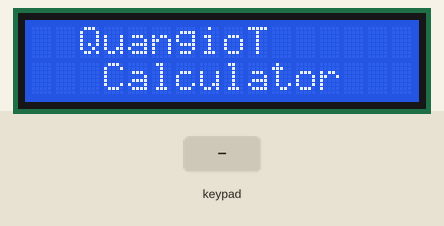
Bench run of a sketch on a simulated Arduino Uno, built with avr-gcc and run on an emulated ATmega328P. On the bench: 16×2 character LCD. The test bench sets the inputs (shaded band).

Above: at 4.6 s.
6.8 s: key '+' pressed
At 7.12 s:
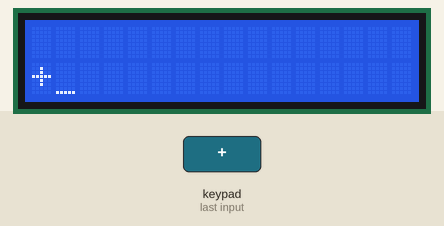
9.0 s: keypad keys 5 4 3 2 * pressed 0.4 s apart
At 10.87 s:
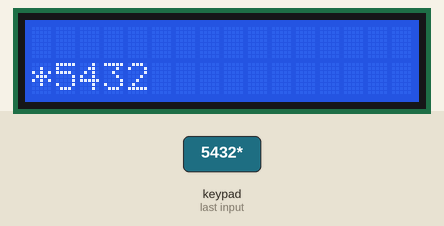
12.7 s: key '/' pressed
At 12.87 s:
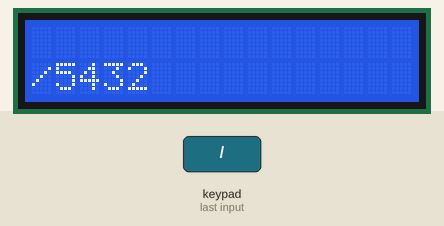
14.7 s: keypad keys 5 4 3 2 pressed 0.4 s apart
At 14.87 s:
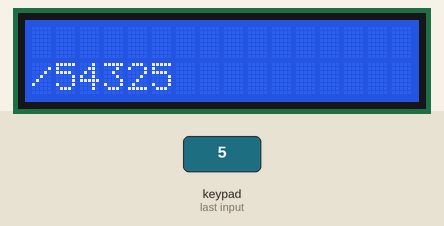

Measured:
- after the input at 6.8 s, the display: first changes at once (image 1 shows a later state)
- after the input at 9.0 s, the display: first changes at once (image 2 shows a later state)
- after the input at 12.7 s, the display: first changes at once (image 3 shows a later state)
- after the input at 14.7 s, the display: first changes at once (image 4 shows a later state)
- what the display in image 0 shows lasts 1.0 s, from 4.6 s to 5.6 s

The sketch:

May_tinh_cam_tay_bang_Arduino.ino
```cpp
#include <LiquidCrystal.h>
#include <Keypad.h>

LiquidCrystal lcd(12, 11, 10, 9, 8, 7);                     // Khai báo và khởi tạo đối tượng LiquidCrystal để điều khiển màn hình LCD

/* Keypad setup */

const byte KEYPAD_ROWS = 4;                                 // Số hàng của bàn phím
const byte KEYPAD_COLS = 4;                                 // Số cột của bàn phím
byte rowPins[KEYPAD_ROWS] = {5, 4, 3, 2};                   // Các chân hàng kết nối với Arduino
byte colPins[KEYPAD_COLS] = {A3, A2, A1, A0};               // Các chân cột kết nối với Arduino
char keys[KEYPAD_ROWS][KEYPAD_COLS] =                       // Ma trận chứa các ký tự tương ứng với các phím của bàn phím
{
  {'1', '2', '3', '+'},
  {'4', '5', '6', '-'},
  {'7', '8', '9', '*'},
  {'.', '0', '=', '/'}
};

// Khởi tạo đối tượng "keypad" để xử lý việc nhận phím nhấn từ bàn phím

Keypad keypad = Keypad(makeKeymap(keys), rowPins, colPins, KEYPAD_ROWS, KEYPAD_COLS);

uint64_t value = 0;                                         // Biến "value" kiểu uint64_t để lưu trữ giá trị số nhập vào

void showSpalshScreen()                                     // Hàm hiển thị màn hình chào khi chương trình bắt đầu chạy
{
  lcd.setCursor(2, 0);
  lcd.print("QuangioT");
  lcd.setCursor(3, 1);
  String message = "Calculator";
  for (byte i = 0; i < message.length(); i++)
  {
    lcd.print(message[i]);
    delay(500);
  }
  delay(500);
}

void updateCursor()                                           // Hàm cập nhật trạng thái con trỏ trên màn hình
{
  if (millis() / 250 % 2 == 0 )
  {
    lcd.cursor();
  } else
  {
    lcd.noCursor();
  }
}

void setup()
{
  Serial.begin(115200);
  lcd.begin(16, 2);

  showSpalshScreen();
  lcd.clear();
  lcd.cursor();

  lcd.setCursor(1, 0);
}

char operation = 0;
String memory = "";
String current = "";
uint64_t currentDecimal;
bool decimalPoint = false;

double calculate(char operation, double left, double right)   // Hàm sử dụng để thực hiện các phép tính cộng, trừ, nhân và chia
{
  switch (operation)
  {
    case '+': return left + right;
    case '-': return left - right;
    case '*': return left * right;
    case '/': return left / right;
  }
}

void processInput(char key)                                   // Hàm xử lý việc nhập ký tự từ bàn phím
{
  if ('-' == key && current == "")
  {
    current = "-";
    lcd.print("-");
    return;
  }

  switch (key)
  {
    case '+':
    case '-':
    case '*':
    case '/':
      if (!operation)
      {
        memory = current;
        current = "";
      }
      operation = key;
      lcd.setCursor(0, 1);
      lcd.print(key);
      lcd.setCursor(current.length() + 1, 1);
      return;

    case '=':
      float leftNum = memory.toDouble();
      float rightNum = current.toDouble();
      memory = String(calculate(operation, leftNum, rightNum));
      current = "";
      lcd.clear();
      lcd.setCursor(1, 0);
      lcd.print(memory);
      lcd.setCursor(0, 1);
      lcd.print(operation);
      return;
  }

  if ('.' == key && current.indexOf('.') >= 0)
  {
    return;
  }

  if ('.' != key && current == "0")
  {
    current = String(key);
  } else if (key)
  {
    current += String(key);
  }

  lcd.print(key);
}

void loop()
{
  updateCursor();                                             // Cập nhật trạng thái con trỏ

  char key = keypad.getKey();
  if (key)
  {
    processInput(key);                                        // Xử lý việc nhấn phím và cập nhật màn hình LCD
  }
}
```
